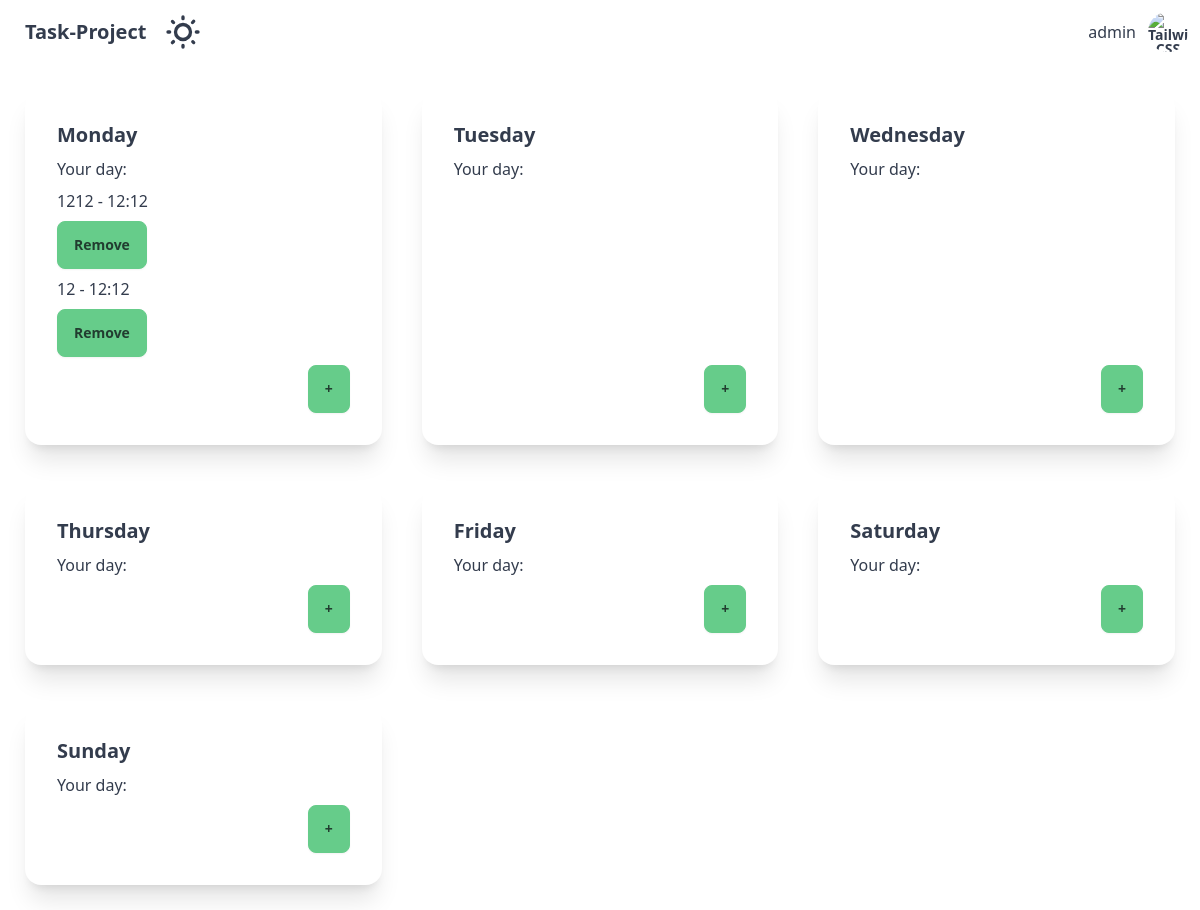
/ (signed in), run on an earlier commit of the app's database.
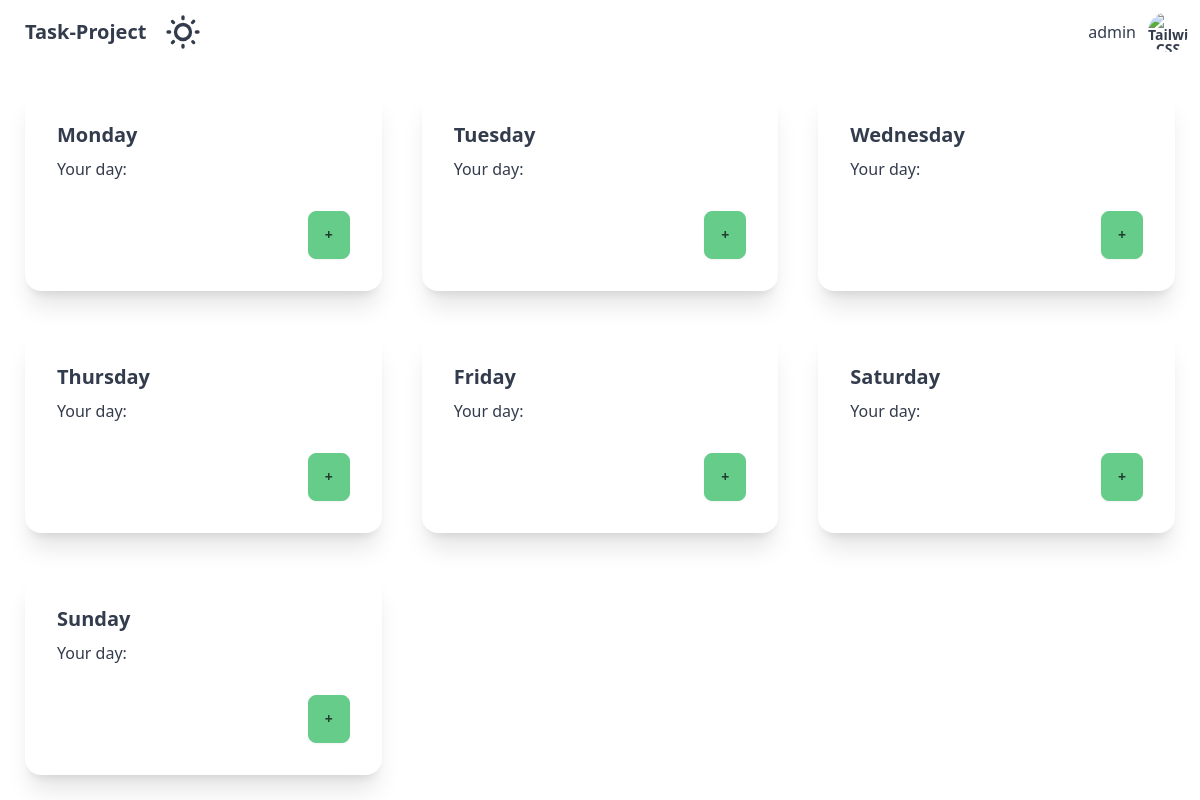
And on a later commit of the database.
### tables this page shows
CREATE TABLE "PROGRAM" (
	"activities"	TEXT,
	"time"	INTEGER,
	"day"	INTEGER,
	"id"	INTEGER COLLATE UTF16CI,
	"user_id"	INTEGER,
	PRIMARY KEY("id"),
	FOREIGN KEY("user_id") REFERENCES "DETAILS"("id")
);

### app.py (the view)
@app.route('/')
def index():
    if 'user_id' in session and 'usernm' in session:
        user_id = session['user_id']
        username = session['usernm']
        conn = get_db_connection()
        cursor = conn.cursor()
        cursor.execute('SELECT * FROM PROGRAM WHERE user_id = ?', (user_id,))
        user_programs = cursor.fetchall()
        conn.close()
        return render_template('index.html', username=username, user_programs=user_programs)
    else:
        return redirect(url_for('login'))

### app.py (called while the page is built)
def get_db_connection():
    conn = sqlite3.connect('database.db')
    conn.row_factory = sqlite3.Row
    return conn

### templates/index.html (shortened to what this page needs)
<!DOCTYPE html>
<html data-theme="emerald">
<head>
    <link href="https://cdn.jsdelivr.net/npm/daisyui@4.7.3/dist/full.min.css" rel="stylesheet" type="text/css" />
    <script src="https://cdn.tailwindcss.com"></script>
</head>
<body class="w-full h-full">
    <div class="navbar bg-base-100">
        <div class="flex-1">
          <a class="btn btn-ghost text-xl">Task-Project</a>
          <label class="swap swap-rotate">
            <input type="checkbox" class="theme-controller" value="dim" />
          </label>
        </div>
        <div class="flex-none gap-2">
          <div class="form-control">
           <p>{{username}}</p>
          </div>
          <div class="dropdown dropdown-end">
            <div tabindex="0" role="button" class="btn btn-ghost btn-circle avatar">
              <div class="w-10 rounded-full">
                <img alt="Tailwind CSS Navbar component" src="https://static.vecteezy.com/system/resources/thumbnails/005/545/335/small/user-sign-icon-person-symbol-human-avatar-isolated-on-white-backogrund-vector.jpg" />
              </div>
            </div>
          </div>
        </div>
      </div>
<div class="grid-container">
{% for day in ['Monday', 'Tuesday', 'Wednesday', 'Thursday', 'Friday', 'Saturday', 'Sunday'] %}
<div class="card bg-base-100 shadow-xl">
    <div class="card-body">
        <h2 class="card-title">{{ day }}</h2>
        <p>Your day:</p>
        {% for program in user_programs %}
            {% if program['day'] == day %}
                <p>{{ program['activities'] }} - {{ program['time'] }}</p>
                <form action="{{ url_for('delete_activity') }}" method="post">
                    <button type="submit" class="btn btn-primary">Remove</button>
                </form>
            {% endif %}
        {% endfor %}
        <div class="card-actions justify-end">
            <button class="btn btn-primary" onclick="openPopup('popup{{ loop.index }}')">+</button>
        </div>
    </div>
</div>
    {% endfor %}
</div>
</body>
</html>

### templates/index.html (style rules this page uses)
.grid-container { display: grid; grid-template-columns: repeat(auto-fill, minmax(350px, 1fr)); grid-gap: 40px; padding: 25px; }
body { display: flex; flex-direction: column; min-height: 100vh; }
.grid-container { flex: 1; }

What changed in the data, as far as the page shows it:
removed PROGRAM: activities "1212", time "12:12"
removed PROGRAM: activities "12", time "12:12"
